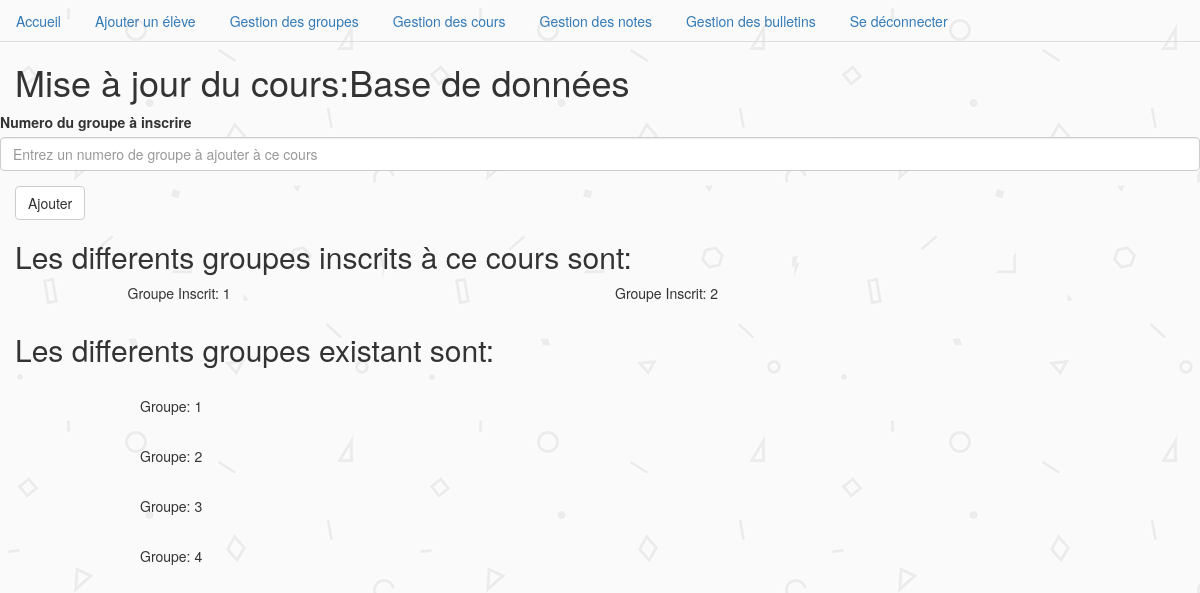
The app's page /majCours.php?id=16 (signed in) with its own data.
### tables this page shows
CREATE TABLE IF NOT EXISTS `cours` (
  `id_cours` int(4) NOT NULL AUTO_INCREMENT,
  `nom_cours` varchar(255) DEFAULT NULL,
  `coefficient` int(4) DEFAULT NULL,
  `coef_TP` int(4) DEFAULT NULL,
  `coef_PRJ` int(4) DEFAULT NULL,
  `coef_DE` int(4) DEFAULT NULL,
  `coef_CE` int(4) DEFAULT NULL,
  `id_prof` int(11) NOT NULL,
  PRIMARY KEY (`id_cours`),
  KEY `id_prof` (`id_prof`)
);

CREATE TABLE IF NOT EXISTS `suit` (
  `num_groupe` int(11) NOT NULL,
  `id_cours` int(4) NOT NULL,
  PRIMARY KEY (`num_groupe`,`id_cours`),
  KEY `id_cours` (`id_cours`)
);

CREATE TABLE IF NOT EXISTS `groupe` (
  `num_groupe` int(11) NOT NULL AUTO_INCREMENT,
  `id_admin` int(4) DEFAULT NULL,
  PRIMARY KEY (`num_groupe`),
  KEY `id_admin` (`id_admin`)
);

### majCours.php (the view, shortened to what this page needs)
<?php
if (isset($_GET['id']))
{
		$id=$_GET['id'];
}
	include("connexion_bdd.php");
				$req_nomCour="SELECT * FROM cours WHERE id_cours='$id'";
				$req_nomCour = $pdo->query($req_nomCour);
				$req_nomCour->setFetchMode(PDO::FETCH_OBJ);
				while ($result=$req_nomCour->fetch())
			{
			$nomCours=$result->nom_cours;
			}
?>
<!DOCTYPE html>
<html xmlns="http://www.w3.org/1999/xhtml" xml:lang="fr" lang="fr">
<head>
 <link href="css/bootstrap.min.css" media="screen" type="text/css" rel="stylesheet">
 <link rel="stylesheet" media="screen" type="text/css" href="css/style.css"/>
</head>
<body >
		<header>
			<?php include("navigation.php");?>
		</header>
<div class=" center-block col-md-12" >
<?php echo("<p><h1> Mise à jour du cours:".$nomCours."</h1></p>");?>
<form class="form-horizontal" method="post" action="#">
  <div class="form-group">
				<label >Numero du groupe à inscrire</label>
				<input type="text" name="num_groupe" class="form-control"  placeholder="Entrez un numero de groupe à ajouter à ce cours"  >
			  </div>
  <button type="submit" name="add_group" class="btn btn-default">Ajouter</button>
</div>
<?php
			echo("<div class=' center-block col-md-12' ><p><h2> Les differents groupes inscrits à ce cours sont:</p></h2><div>");
				$req_searchInscrit = "SELECT num_groupe FROM suit WHERE id_cours='$id'";
				$req_searchInscrit = $pdo->query($req_searchInscrit);
			$req_searchInscrit->setFetchMode(PDO::FETCH_OBJ);
			while ($resultInscrit=$req_searchInscrit->fetch()){
				echo("<div  class='col-md-4  col-md-offset-1'>
			<p><tr><td> Groupe Inscrit: " . $resultInscrit->num_groupe . "</td></tr></p>
			</div></div>");
			}
			echo("<div class=' center-block col-md-12' ><p><h2> Les differents groupes existant sont:</p></h2><div>");
			$req_search = "SELECT * FROM groupe";
			$req_search = $pdo->query($req_search);
			$req_search->setFetchMode(PDO::FETCH_OBJ);
			while ($result=$req_search->fetch())
			{
			if($result->num_groupe == 99){
			echo("<div  class='hidden'><td><a href='delete.php?id=" . $result->num_groupe . "' alt='Màj' title='Suppression'>Supprimer ce groupe</a></td></tr></div></div></br>");
			}
			else{
			echo("<div class=' center-block col-md-12' ></br><form class='form-horizontal' method='post' action='#'>
			<div  class='col-md-4  col-md-offset-1'>
			<p><tr><td> Groupe: " . $result->num_groupe . "</td></tr></p>
			</div></div>");
			echo("<div class='form-group'>");
			}
			}
?>
</body>
</html>

### css/style.css (style rules this page uses)
body { background:url("fond.png") repeat fixed; }

### records on screen
cours: nom_cours "Base de données"
suit: num_groupe "1"
suit: num_groupe "2"
groupe: num_groupe "1"
groupe: num_groupe "2"
groupe: num_groupe "3"
groupe: num_groupe "4"
